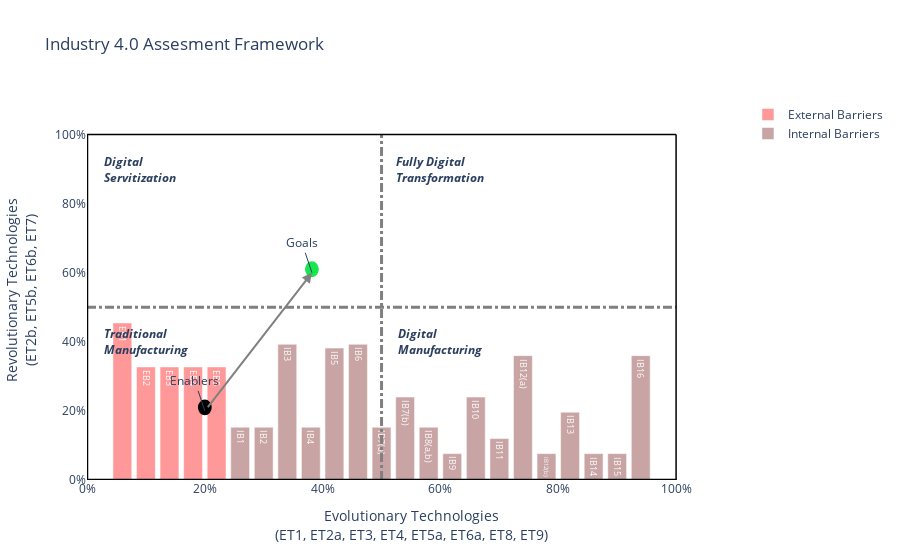

The notebook cell this image was saved under:
### Code cell
btn= widgets.Button(
    description='Submit',
    disabled=False,
    button_style='', # 'success', 'info', 'warning', 'danger' or ''
    tooltip='Click me',
    icon='check' # (FontAwesome names without the `fa-` prefix)
)
display(btn)

### Figure 1 — Plotly figure (JSON) as saved in the notebook; plotly's stock layout.template omitted (floating-point values rounded to 4 significant figures)
{"data": [{"hovertemplate": "<b>%{text}</b><extra></extra>", "marker": {"color": "rgb(255,0,0)"}, "name": "External Barriers", "opacity": 0.4, "text": ["EB1", "EB2", "EB3", "EB4", "EB5"], "type": "bar", "x": [0.06, 0.1, 0.14, 0.18, 0.22], "y": [0.4545, 0.3273, 0.3273, 0.3273, 0.3273]}, {"hovertemplate": "<b>%{text}</b><extra></extra>", "marker": {"color": "rgb(120,30,30)"}, "name": "Internal Barriers", "opacity": 0.4, "text": ["IB1", "IB2", "IB3", "IB4", "IB5", "IB6", "IB7(a)", "IB7(b)", "IB8(a,b)", "IB9", "IB10", "IB11", "IB12(a)", "IB12(b)", "IB13", "IB14", "IB15", "IB16"], "type": "bar", "x": [0.26, 0.3, 0.34, 0.38, 0.42, 0.46, 0.5, 0.54, 0.58, 0.62, 0.66, 0.7, 0.74, 0.78, 0.82, 0.86, 0.9, 0.94], "y": [0.1527, 0.1527, 0.3927, 0.1527, 0.3818, 0.3927, 0.1527, 0.24, 0.1527, 0.07636, 0.24, 0.12, 0.36, 0.07636, 0.1964, 0.07636, 0.07636, 0.36]}], "layout": {"annotations": [{"align": "left", "showarrow": false, "text": "<b><i>Traditional<br>Manufacturing</i></b>", "x": 0.1, "y": 0.4}, {"align": "left", "showarrow": false, "text": "<b><i>Digital<br>Manufacturing</i></b>", "x": 0.6, "y": 0.4}, {"align": "left", "showarrow": false, "text": "<b><i>Digital<br>Servitization</i></b>", "x": 0.09, "y": 0.9}, {"align": "left", "showarrow": false, "text": "<b><i>Fully Digital<br>Transformation</i></b>", "x": 0.6, "y": 0.9}, {"text": "Enablers", "x": 0.2, "y": 0.2}, {"text": "Goals", "x": 0.3818, "y": 0.6}, {"arrowcolor": "Gray", "arrowhead": 2, "arrowsize": 1, "arrowwidth": 2, "ax": 0.2, "axref": "x", "ay": 0.2, "ayref": "y", "opacity": 1, "showarrow": true, "x": 0.3818, "xref": "x", "y": 0.6, "yref": "y"}], "shapes": [{"line": {"color": "Gray", "dash": "dashdot", "width": 3}, "type": "line", "x0": 0.5, "x1": 0.5, "y0": 0, "y1": 1}, {"line": {"color": "Gray", "dash": "dashdot", "width": 3}, "type": "line", "x0": 0, "x1": 1, "y0": 0.5, "y1": 0.5}, {"line": {"color": "Black", "width": 2.5}, "type": "line", "x0": 0, "x1": 1, "y0": 0, "y1": 0}, {"line": {"color": "Black", "width": 1.5}, "type": "line", "x0": 0, "x1": 1, "y0": 1, "y1": 1}, {"line": {"color": "Black", "width": 2.5}, "type": "line", "x0": 0, "x1": 0, "y0": 0, "y1": 1}, {"line": {"color": "Black", "width": 1.5}, "type": "line", "x0": 1, "x1": 1, "y0": 0, "y1": 1}, {"fillcolor": "Black", "line": {"color": "Black"}, "type": "circle", "x0": 0.19, "x1": 0.21, "xref": "x", "y0": 0.19, "y1": 0.23, "yref": "y"}, {"fillcolor": "rgb(24,230,79)", "line": {"color": "rgb(24,230,79)"}, "type": "circle", "x0": 0.3718, "x1": 0.3918, "xref": "x", "y0": 0.59, "y1": 0.63, "yref": "y"}], "title": {"text": "Industry 4.0 Assesment Framework"}, "xaxis": {"range": [0, 1.1], "showgrid": false, "tickformat": ",.0%", "title": {"text": "Evolutionary Technologies<br>(ET1, ET2a, ET3, ET4, ET5a, ET6a, ET8, ET9)"}, "zeroline": false}, "yaxis": {"range": [0, 1.1], "showgrid": false, "tickformat": ",.0%", "title": {"text": "Revolutionary Technologies<br>(ET2b, ET5b, ET6b, ET7)"}, "zeroline": false}}}
